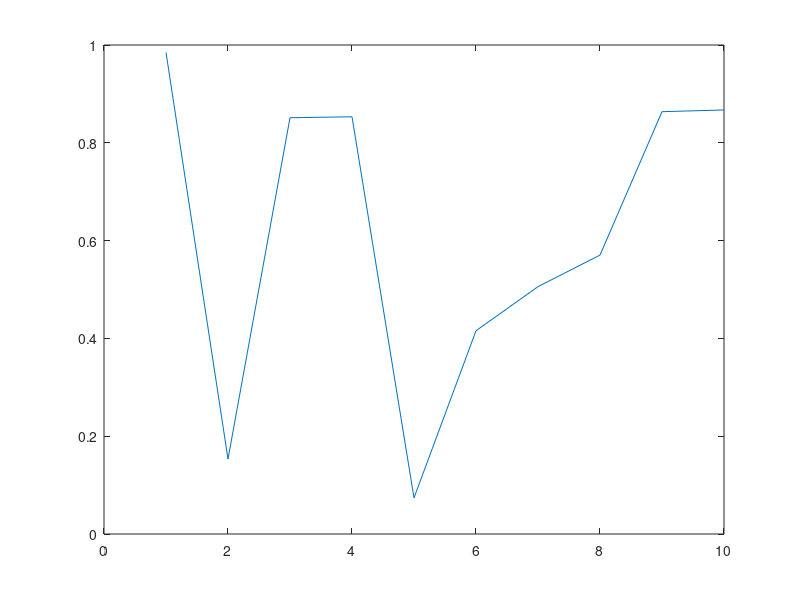

Recreate this plot in MATLAB.
%% Main program
% This piece of program contains the main program
X=rand(10,1);
%%
% $x^2+e^{\pi i}$


%% Sub Part
% This is the sub part of the _fdgdsfg_ program for displaying contents
plot(X);
%%
% 
% $$e^{\pi i} + 1 = 0$$
% 
% $$e^{\pi i} + 1 = 0$$
% 
% $$e^{\pi i} + 1 = 0$$
%% Test
% 
% <<FILENAME.PNG>>
% 
% 
% 
% 